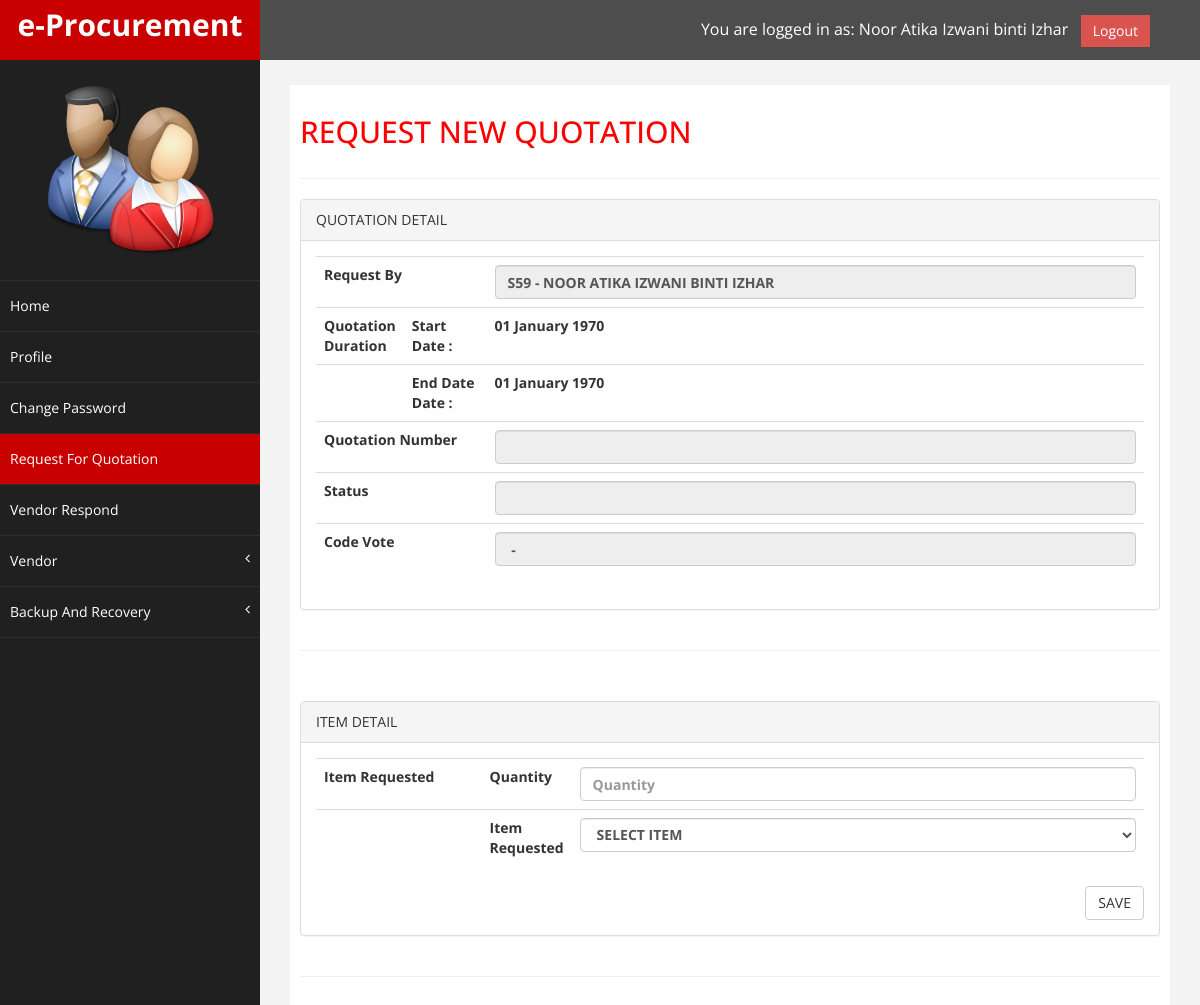
Page /Staff/S_Quotation_Add1.php (signed in) on the committed database.
### tables this page shows
CREATE TABLE `staff` (
  `StaffID` varchar(10) NOT NULL DEFAULT '0',
  `StaffUsername` varchar(255) NOT NULL,
  `StaffPassword` varchar(255) NOT NULL,
  `StaffName` varchar(255) NOT NULL,
  `StaffOfficeNo` varchar(15) DEFAULT NULL,
  `StaffPhoneNo` varchar(15) DEFAULT NULL,
  `roleID` int(11) NOT NULL DEFAULT '1',
  `StaffEmail` varchar(255) DEFAULT NULL,
  PRIMARY KEY (`StaffID`)
);

### Staff/S_Quotation_Add1.php (the view, shortened to what this page needs)
<?php
	require_once("../connection.php");
?>
<!DOCTYPE html>
<html xmlns="http://www.w3.org/1999/xhtml">
<head>
    <link href="../assets/css/bootstrap.css" rel="stylesheet" />
    <link href="../assets/css/font-awesome.css" rel="stylesheet" />
    <link href="../assets/css/custom.css" rel="stylesheet" />
</head>
<body>
    <div id="wrapper">
        <nav class="navbar navbar-default navbar-cls-top " role="navigation" style="margin-bottom: 0">
            <div class="navbar-header">
                <a class="navbar-brand" href="../S_Home.php">e-Procurement</a>
            </div>
			<div style="color: white; padding: 15px 50px 5px 50px; float: right; font-size: 16px;">
			<?php
					$sql_displaysession = "SELECT * FROM staff WHERE StaffID='".$_SESSION['StaffID']."' ";
					$ds_displaysession =mysqli_query($DBConn,$sql_displaysession)or die (mysqli_error());
					$row=mysqli_fetch_assoc($ds_displaysession);
			?>
			You are logged in as: <?php echo $row['StaffName'];?> &nbsp; <a href="../logout.php" class="btn btn-danger square-btn-adjust" onClick="return confirm ('Are you sure to logout?');">Logout</a>
			</div>
        </nav>
        <nav class="navbar-default navbar-side" role="navigation">
            <div class="sidebar-collapse">
                <ul class="nav" id="main-menu">
					<li class="text-center">
						<img src="../Image/user.png" class="user-image img-responsive"/>
					</li>
                    <li>
                        <a href="S_Home.php"> Home</a>
                    </li>
                    <li>
                        <a href="S_Manage_Account.php"> Profile</a>
                    </li>
					<li>
                        <a class="" href="S_Manage_Password.php"> Change Password</a>
                    </li>
					<li>
                        <a class="active-menu" href="S_List_Of_RFQ.php"> Request For Quotation</a>
                    </li>
					<li>
                        <a href="S_Vendor_Respond.php"> Vendor Respond</a>
                    </li>
                    <li>
                        <a href="#"> Vendor<span class="fa arrow"></span></a>
                    </li>
					<li>
						<a href="#"> Backup And Recovery<span class="fa arrow"></span></a>
                    </li>
                </ul>
            </div>
        </nav>
        <div id="page-wrapper" >
            <div id="page-inner">
                <div class="row">
                    <div class="col-md-12">
						<h2> REQUEST NEW QUOTATION </h2>
					</div>
				</div>
				<hr />
				<div class="row">
                    <div class="col-md-12">
						<form action='' method='post'>
						<div class='panel panel-default'>
							<div class='panel-heading'>QUOTATION DETAIL</div>
							<div class='panel-body'>
								<table class='table'>
									<?php
									$sql1 = mysqli_query($DBConn, "SELECT * FROM staff, rfq WHERE rfq.StaffID=staff.StaffID AND rfq.RFQ_No='".$_GET['RFQ_No']."' ");
        							$data1 = mysqli_fetch_array($sql1);
									?>
								<tr>
																		<th colspan ='2' width ='20%'>Request By</th>
																		<th><input type='text' style="text-transform:uppercase" class="form-control" id="StaffName" readonly value="<?php echo $row['StaffID'] .' - ' .$row['StaffName']?>"/></th>
								</tr>
								<tr>
																		<th>Quotation Duration</th>
                                                                        <th width='10%'>Start Date :</th>
																		<th><?php echo date('d F Y', strtotime($data1['RFQStartDate']))?></th>
								</tr>
                                <tr>
																		<th></th>
                                                                        <th>End Date Date :</th>
                                                                        <th><?php echo date('d F Y', strtotime($data1['RFQEndDate']))?></th>
								</tr>
								<tr>
																		<th colspan ='2' width ='20%'>Quotation Number</th>
																	    <th><input type='vachar' id='rfq_no' name="rfq_no" class="form-control" readonly value="<?php echo $data1['RFQ_No'];?>"/></th>
								</tr>
                                <tr>
							    							            <th colspan ='2' width ='20%'>Status</th>
                                                                        <th colspan= '2'><input type='text' class="form-control" name="RFQStatus" id='RFQStatus' readonly value="<?php echo $data1['RFQStatus']?>"/></th>
  		                        </tr>
								<tr>
											<?php
												$sql2 = mysqli_query($DBConn, "SELECT * FROM code_vote WHERE CodeVoteID='".$_GET['CodeVoteID']."' ");
												$data2 = mysqli_fetch_array($sql2);
												echo "<th  colspan ='2' width ='20%'>Code Vote</th>";
												echo "<th><input type='vachar' id='ItemNo' name='ItemNo' class='form-control' readonly value='".$data2['CodeVoteID']." - ".$data2['CodeVoteDesc']."' required ></th>";
											?>
								</tr>
								</table>
							</div>
						</div>
						</form>
                    </div>
                </div>
                <hr />
				<div class="row">
                    <div class="col-md-12">
						<form action="S_Quotation_Add_Insert1.php?RFQ_No=<?php echo $data1['RFQ_No'];?>&CodeVoteID=<?php echo $data2['CodeVoteID'];?>" method="post">
						<p align="center" style="color:#F00"><span  id="error3" style="colour:Red; display:none" /><br>* Please insert numbering format</b> </span></p>
						<div class='panel panel-default'>
							<div class='panel-heading'>ITEM DETAIL</div>
							<div class='panel-body'>
								<table class='table'>
								<tr>
																	<th colspan ='2' width ='20%'>Item Requested</th>
																	<th  width ='10%'>Quantity</th>
																	<th><input type="int" class="form-control" placeholder="Quantity" name="ItemQuantity" onKeyPress="return IsNumeric3(event);" ondrop="return false;" ></th>
								</tr>
								<tr>
																	<th  colspan ='2' width ='20%'></th>
																	<th  width ='10%'>Item Requested</th>
																	<th><select name="ItemDesc" class='form-control' >
																	<option value=''>SELECT ITEM</option>
																	</select></th>
								</tr>
								</table>
								<div align='right'>
									<?php
										$sql = mysqli_query($DBConn, "SELECT COUNT(*) AS a FROM request_item WHERE RFQ_No='".$_GET['RFQ_No']."'");
										$data = mysqli_fetch_array($sql);
									if($data['a'] > 0)
									{
										echo "<div align='right'>";
										echo "<a href='S_Quotation_Add_Insert1.php?RFQ_No=".$data1['RFQ_No']."&CodeVoteID=".$data2['CodeVoteID']."'><input type='submit' name='add_item_button' class='btn btn-default' value='Add Item'></a>";
										echo "<a href='S_List_Of_RFQ.php'><input type='button' name='exit_button' class='btn btn-default' value='Exit'></a>";
										echo "</div>";
									}
									else
									{
										echo "<div align='right'>";
										echo "<input type='submit' name='submit_button' class='btn btn-default' value='SAVE'></a>";
										echo "</div>";
									}
									?>
								</div>
							</div>
						</div>
						</form>
                    </div>
                </div>
                <hr />
			</div>
        </div>
    </div>
</body>
</html>

### assets/css/custom.css (style rules this page uses)
body { font-family: 'Open Sans', sans-serif; }
#wrapper { width: 100%; background:#202020; }
#page-wrapper { padding: 15px 15px; min-height: 600px; background:#F3F3F3; }
#page-inner { width:100%; margin:10px 20px 10px 0px; background-color:#fff!important; padding:10px; min-height:1200px; }
.text-center { text-align:center; }
h2 { color: #f00; }
.square-btn-adjust { border: 0px solid transparent; -webkit-border-radius: 0px; -moz-border-radius: 0px; border-radius: 0px; }
p { font-size:16px; line-height:25px; padding-top:20px; }
.user-image { margin: 25px auto; -webkit-border-radius: 10px; -moz-border-radius: 10px; border-radius: 10px; max-height:170px; max-width:170px; }
.navbar-cls-top .navbar-brand { color: #fff; background: #C90000; width: 260px; text-align: center; height: 60px; font-size: 30px; font-weight: 700; }
.active-menu { background-color:#C90000!important; }
.arrow { float: right; }
.fa.arrow:before { content: "\f104"; }
.sidebar-collapse , .sidebar-collapse .nav { background:none; }
.sidebar-collapse .nav { padding:0; }
.sidebar-collapse .nav > li > a { color:#fff; background:#202020; text-shadow:none; }
.sidebar-collapse > .nav > li > a { padding:15px 10px; }
.sidebar-collapse > .nav > li { border-bottom: 1px solid rgba(107, 108, 109, 0.19); }
.navbar-side { border:none; background-color: #202020; }
.navbar-cls-top { background:#4D4D4D; border-bottom:none; }
.navbar-default { border:0px solid black; }
.navbar-header { background: #A70303; }
@media (min-width:768px) { #page-wrapper { margin: 0 0 0 260px; padding: 15px 30px; min-height: 1200px; } }
@media (min-width:768px) { .navbar-side { z-index: 1; position: absolute; width: 260px; } }
@media (min-width:768px) { .navbar { border-radius: 0px; } }

### rows in the picture
staff: StaffName "Noor Atika Izwani binti Izhar", StaffID+StaffName "S59 - Noor Atika Izwani binti Izhar"

### other values in the picture
date('d F Y', strtotime($data1['RFQStartDate'])) "01 January 1970"
date('d F Y', strtotime($data1['RFQEndDate'])) "01 January 1970"
